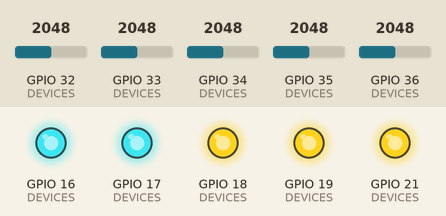
Recording of a sketch running on a simulated ESP32. Parts: output pins drawn as LEDs (lit = HIGH). The test bench sets the inputs (shaded band); at power-on: GPIO 32 (DEVICES) = 2048, GPIO 33 (DEVICES) = 2048, GPIO 34 (DEVICES) = 2048, GPIO 35 (DEVICES) = 2048, GPIO 36 (DEVICES) = 2048. What the sketch prints to the serial monitor is not drawn.

Above: at 1.2 s.
1.3 s: GPIO 32 (DEVICES) set to 328
4.3 s: GPIO 32 (DEVICES) set to 281
At 7.0 s:
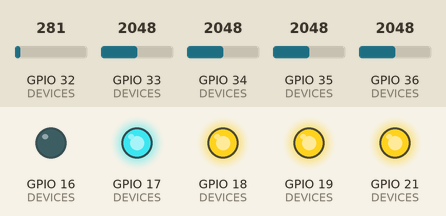
7.3 s: GPIO 33 (DEVICES) set to 324
10.3 s: GPIO 33 (DEVICES) set to 272
At 12.8 s:
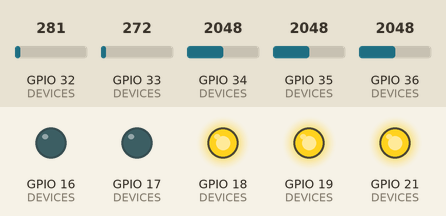
13.3 s: GPIO 34 (DEVICES) set to 319
15.3 s: GPIO 34 (DEVICES) set to 284
At 17.4 s:
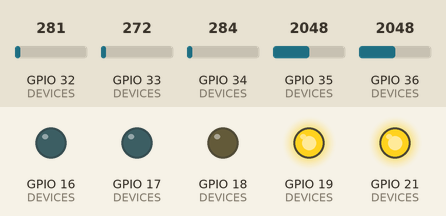
Timing chart, 0 to 18.6 s (numbered marks = the images above; inputs shaded):
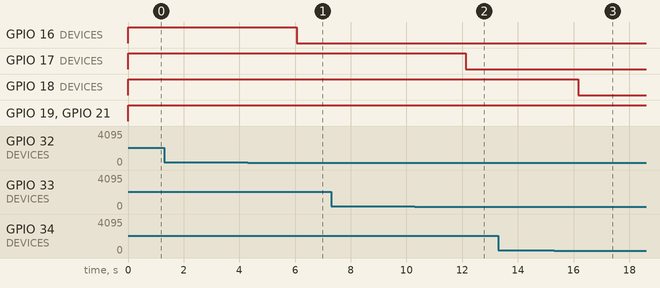

The sketch:

esp32_room_monitor.ino
```cpp
/*
 * OfficePulse — ESP32 Room Monitor Firmware
 * One ESP32 per room. Reads 5 current-sense inputs (2 fans + 3 lights),
 * drives a status LED per device, prints JSON to Serial every 2 s.
 *
 * REAL HARDWARE: each ADC pin is wired to a ZMCT103C current-transformer
 * breakout (burden resistor + half-wave rectifier + RC smoothing → 0–3.3 V DC).
 * Galvanic isolation means 220 V mains NEVER touches the MCU.
 *
 * WOKWI SIM: potentiometer wiper on each ADC pin stands in for the CT output.
 *            A slide switch gates the pot so zero voltage = device OFF.
 *            LED per device confirms the firmware detected ON state.
 *
 * ADC NOTE: ADC1 pins only (GPIO 32–39). ADC2 shares silicon with the Wi-Fi
 * radio — reading ADC2 while Wi-Fi is active returns garbage on ESP32.
 */

#include <Arduino.h>

// ── Wi-Fi + HTTP (uncomment on real hardware) ──────────────────────────────
// #include <WiFi.h>
// #include <HTTPClient.h>
// const char* WIFI_SSID     = "YOUR_SSID";
// const char* WIFI_PASSWORD = "YOUR_PASSWORD";
// const char* INGEST_URL    = "https://arif124713-officepulse.hf.space/ingest";

// ── Room identity ──────────────────────────────────────────────────────────
const char* ROOM_ID = "work1";   // change to "work2" or "drawing" per unit

// ── Pin mapping (ADC1 only — avoids Wi-Fi conflict) ───────────────────────
struct Device {
  const char* id;
  uint8_t     sensePin;   // ADC1 input
  uint8_t     ledPin;     // status LED output
  uint16_t    ratedW;     // nameplate wattage for power estimate
};

const Device DEVICES[] = {
  { "fan-1",   32, 16,  65 },
  { "fan-2",   33, 17,  75 },
  { "light-1", 34, 18,  15 },   // GPIO 34/35/36 are input-only — fine for ADC
  { "light-2", 35, 19,  15 },
  { "light-3", 36, 21,  20 },
};
const int NUM_DEVICES = sizeof(DEVICES) / sizeof(DEVICES[0]);

// ON threshold: raw ADC value > 300 out of 4095 (≈ 0.24 V) means load present
const int ON_THRESHOLD = 300;
// Samples averaged per reading for noise rejection
const int ADC_SAMPLES  = 8;

// ── Helpers ────────────────────────────────────────────────────────────────

int readADCAvg(uint8_t pin) {
  long sum = 0;
  for (int i = 0; i < ADC_SAMPLES; i++) {
    sum += analogRead(pin);
    delayMicroseconds(50);
  }
  return (int)(sum / ADC_SAMPLES);
}

// Linear power estimate: raw/4095 * ratedW (good enough for monitoring)
float estimateWatts(int raw, uint16_t ratedW) {
  return (raw / 4095.0f) * ratedW;
}

// ── Setup ──────────────────────────────────────────────────────────────────

void setup() {
  Serial.begin(115200);

  for (int i = 0; i < NUM_DEVICES; i++) {
    // ADC pins: input by default; explicit pinMode not needed but harmless
    // LED pins must be OUTPUT
    if (DEVICES[i].ledPin < 34) {   // GPIO 34–39 are input-only on ESP32
      pinMode(DEVICES[i].ledPin, OUTPUT);
      digitalWrite(DEVICES[i].ledPin, LOW);
    }
  }

  // ── Wi-Fi connect (uncomment on real hardware) ─────────────────────────
  // WiFi.begin(WIFI_SSID, WIFI_PASSWORD);
  // while (WiFi.status() != WL_CONNECTED) { delay(200); }
}

// ── Main loop ──────────────────────────────────────────────────────────────

void loop() {
  bool   onState[NUM_DEVICES];
  float  watts[NUM_DEVICES];
  float  totalW = 0;

  for (int i = 0; i < NUM_DEVICES; i++) {
    int raw       = readADCAvg(DEVICES[i].sensePin);
    onState[i]    = raw > ON_THRESHOLD;
    watts[i]      = onState[i] ? estimateWatts(raw, DEVICES[i].ratedW) : 0;
    totalW       += watts[i];

    // Drive status LED
    if (DEVICES[i].ledPin < 34) {
      digitalWrite(DEVICES[i].ledPin, onState[i] ? HIGH : LOW);
    }
  }

  // ── Serial JSON output ─────────────────────────────────────────────────
  Serial.print("{\"room\":\"");
  Serial.print(ROOM_ID);
  Serial.print("\",\"devices\":[");
  for (int i = 0; i < NUM_DEVICES; i++) {
    Serial.print("{\"id\":\"");
    Serial.print(DEVICES[i].id);
    Serial.print("\",\"on\":");
    Serial.print(onState[i] ? "true" : "false");
    Serial.print(",\"est_w\":");
    Serial.print((int)watts[i]);
    Serial.print("}");
    if (i < NUM_DEVICES - 1) Serial.print(",");
  }
  Serial.print("],\"total_w\":");
  Serial.print((int)totalW);
  Serial.println("}");

  // ── HTTP POST to backend (uncomment on real hardware) ──────────────────
  // if (WiFi.status() == WL_CONNECTED) {
  //   HTTPClient http;
  //   http.begin(INGEST_URL);
  //   http.addHeader("Content-Type", "application/json");
  //   // Rebuild payload as String here and http.POST(payload);
  //   http.end();
  // }

  delay(2000);
}
```

Measured:
- the behaviour switches between 301 and 300 on GPIO 32 (DEVICES) (found by bisection; images 0 and 1)
- the behaviour switches between 301 and 300 on GPIO 33 (DEVICES) (found by bisection; images 1 and 2)
- the behaviour switches between 301 and 300 on GPIO 34 (DEVICES) (found by bisection; images 2 and 3)
- after the input at 1.3 s, every drawn part: stays the same
- after the input at 4.3 s, GPIO 16 (DEVICES): HIGH → LOW after 1.8 s
- after the input at 7.3 s, every drawn part: stays the same
- after the input at 10.3 s, GPIO 17 (DEVICES): HIGH → LOW after 1.8 s
- after the input at 13.3 s, every drawn part: stays the same
- after the input at 15.3 s, GPIO 18 (DEVICES): HIGH → LOW after 0.87 s
